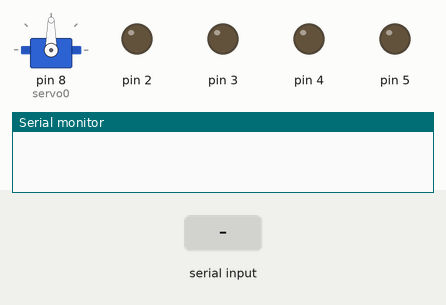
A sketch run on a simulated Arduino Uno, built with avr-gcc and run on an emulated ATmega328P. Parts: servo, output pins drawn as LEDs (lit = HIGH), the last lines printed to the serial monitor. The test bench sets the inputs (shaded band).

Above: at 1.2 s.
1.3 s: "U" received over Serial
At 1.6 s:
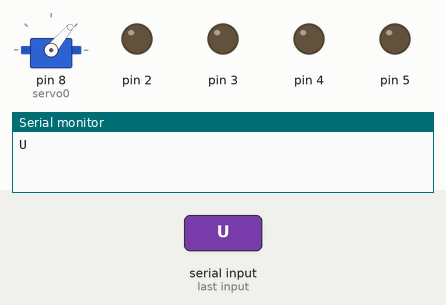
2.8 s: "D" received over Serial
At 3.9 s:
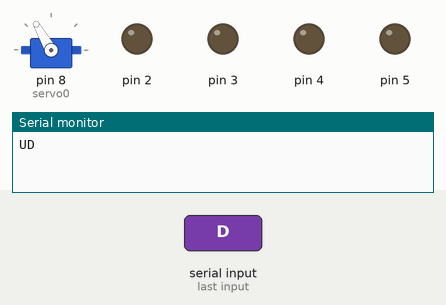
4.3 s: "F" received over Serial
At 5.1 s:
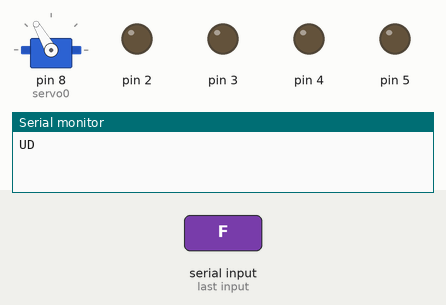
5.9 s: "B" received over Serial
At 6.3 s:
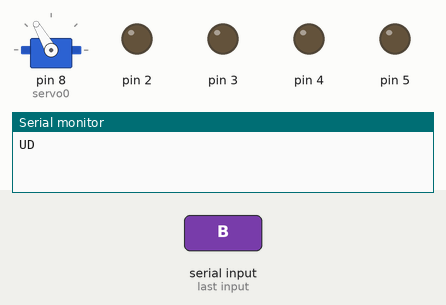
7.5 s: "R" received over Serial
At 8.8 s:
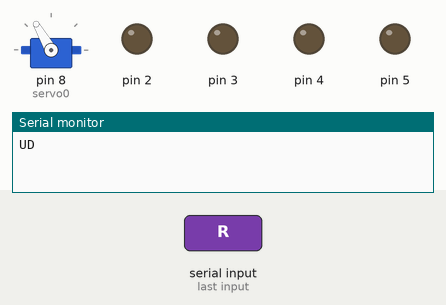
9.1 s: "L" received over Serial
At 10.0 s:
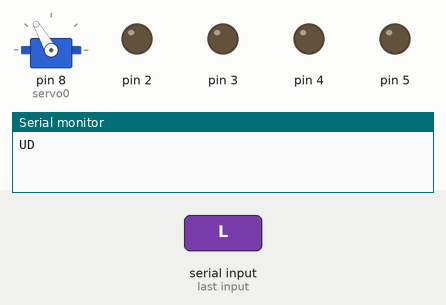
Timing chart, 0 to 11.7 s (numbered marks = the images above; inputs shaded):
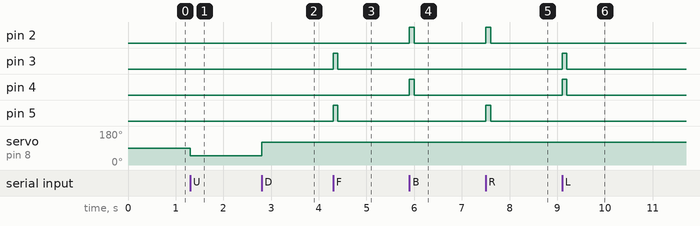

Measured:
- after the input at 1.3 s, servo on pin 8 (servo0): 90° → 50° at once
- after the input at 2.8 s, servo on pin 8 (servo0): 50° → 120° at once
- after the input at 4.3 s, pin 3, pin 5: LOW → HIGH at once, → LOW 0.10 s later
- after the input at 5.9 s, pin 2, pin 4: LOW → HIGH at once, → LOW 0.10 s later
- after the input at 7.5 s, pin 2, pin 5: LOW → HIGH at once, → LOW 0.10 s later
- after the input at 9.1 s, pin 3, pin 4: LOW → HIGH at once, → LOW 0.10 s later

The sketch:

Arduino_Nodejs_RemoteRobot_Sketch.ino
```cpp
#include<Servo.h>
Servo servo0;
int val;

void setup()
{
  Serial.begin(9600);
  pinMode(2, OUTPUT);
  pinMode(3, OUTPUT);
  pinMode(4, OUTPUT);
  pinMode(5, OUTPUT);
  pinMode(8, OUTPUT);
  servo0.attach(8);
}

void loop()
{
  if (Serial.available() > 0)
  {
    val = Serial.read();
    if (val == 'F')
    {
      digitalWrite(5, HIGH);
      digitalWrite(4, LOW);
      digitalWrite(3, HIGH);
      digitalWrite(2, LOW);
      delay(100);
      digitalWrite(5, LOW);
      digitalWrite(3, LOW);
    }

    else if (val == 'B')
    {
      digitalWrite(5, LOW);
      digitalWrite(4, HIGH);
      digitalWrite(3, LOW);
      digitalWrite(2, HIGH);
      delay(100);
      digitalWrite(4, LOW);
      digitalWrite(2, LOW);
    }

    else if (val == 'R')
    {
      digitalWrite(5, HIGH);
      digitalWrite(4, LOW);
      digitalWrite(3, LOW);
      digitalWrite(2, HIGH);
      delay(100);
      digitalWrite(5, LOW);
      digitalWrite(2, LOW);
    }

    else if (val == 'L')
    {
      digitalWrite(5, LOW);
      digitalWrite(4, HIGH);
      digitalWrite(3, HIGH);
      digitalWrite(2, LOW);
      delay(100);
      digitalWrite(4, LOW);
      digitalWrite(3, LOW);
    }

    else if (val == 'U')
    {
      Serial.print('U');
      servo0.write(50);
      delay(500);
    }

    else if (val == 'D')
    {
      Serial.print('D');
      servo0.write(120);
      delay(500);
    }
  }
}
```
